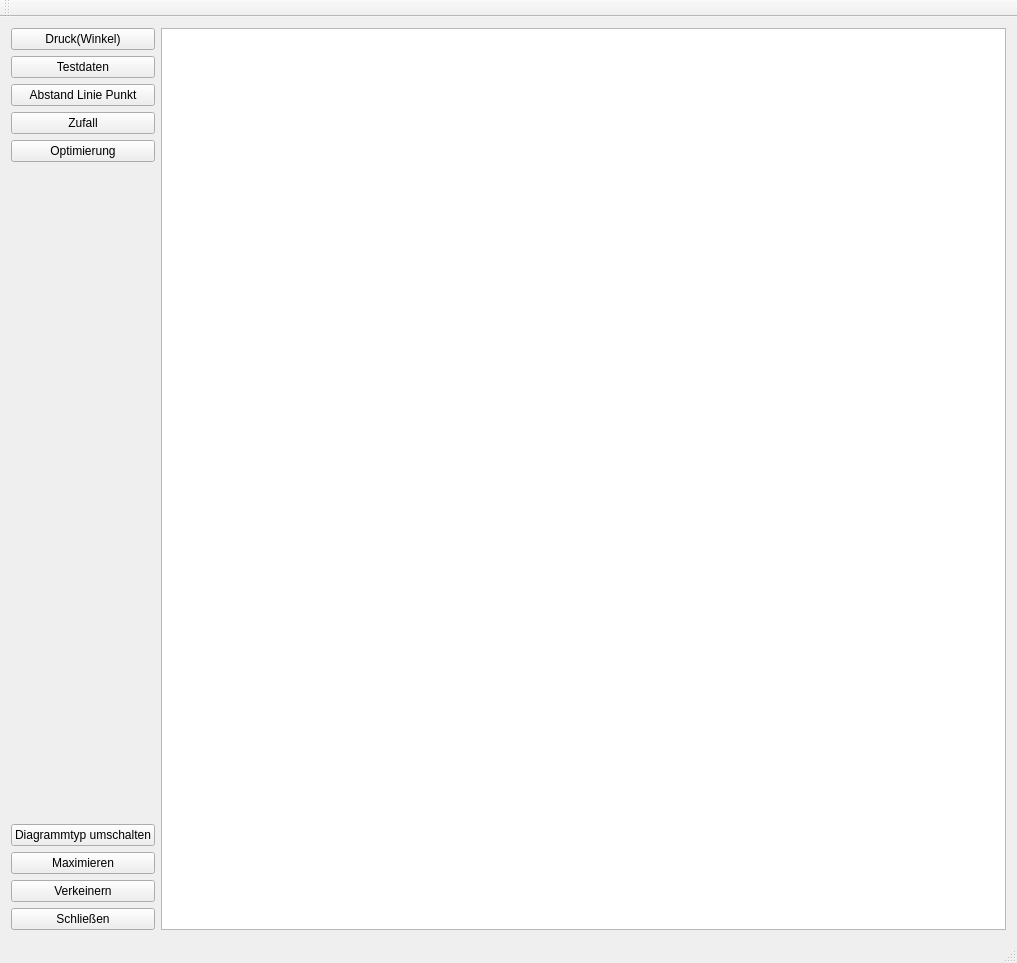
<?xml version="1.0" encoding="UTF-8"?>
<ui version="4.0">
 <class>MainWindow</class>
 <widget class="QMainWindow" name="MainWindow">
  <property name="geometry">
   <rect>
    <x>0</x>
    <y>0</y>
    <width>1017</width>
    <height>963</height>
   </rect>
  </property>
  <property name="windowTitle">
   <string>MainWindow</string>
  </property>
  <widget class="QWidget" name="centralWidget">
   <layout class="QVBoxLayout" name="verticalLayout">
    <item>
     <layout class="QHBoxLayout" name="horizontalLayout_5" stretch="0,1">
      <item>
       <layout class="QVBoxLayout" name="verticalLayout_4">
        <property name="sizeConstraint">
         <enum>QLayout::SetMaximumSize</enum>
        </property>
        <item>
         <widget class="QPushButton" name="pushButton_4">
          <property name="text">
           <string>Druck(Winkel)</string>
          </property>
         </widget>
        </item>
        <item>
         <widget class="QPushButton" name="pushButton_5">
          <property name="text">
           <string>Testdaten</string>
          </property>
         </widget>
        </item>
        <item>
         <widget class="QPushButton" name="pushButton_6">
          <property name="text">
           <string>Abstand Linie Punkt</string>
          </property>
         </widget>
        </item>
        <item>
         <widget class="QPushButton" name="pushButton_7">
          <property name="toolTip">
           <string>&lt;html&gt;&lt;head/&gt;&lt;body&gt;&lt;p&gt;Kurve zufällig ändern und ständig wiederholen&lt;/p&gt;&lt;/body&gt;&lt;/html&gt;</string>
          </property>
          <property name="text">
           <string>Zufall</string>
          </property>
         </widget>
        </item>
        <item>
         <widget class="QPushButton" name="pushButton_8">
          <property name="toolTip">
           <string>&lt;html&gt;&lt;head/&gt;&lt;body&gt;&lt;p&gt;Punktanzahl reduzieren&lt;/p&gt;&lt;/body&gt;&lt;/html&gt;</string>
          </property>
          <property name="text">
           <string>Optimierung</string>
          </property>
         </widget>
        </item>
        <item>
         <widget class="QStackedWidget" name="stackedWidget">
          <property name="currentIndex">
           <number>0</number>
          </property>
          <widget class="QWidget" name="page_4"/>
          <widget class="QWidget" name="page">
           <widget class="QLineEdit" name="schrittweite1">
            <property name="geometry">
             <rect>
              <x>50</x>
              <y>40</y>
              <width>51</width>
              <height>20</height>
             </rect>
            </property>
            <property name="text">
             <string>0.5</string>
            </property>
           </widget>
           <widget class="QLineEdit" name="lineEdit_2">
            <property name="geometry">
             <rect>
              <x>10</x>
              <y>80</y>
              <width>81</width>
              <height>20</height>
             </rect>
            </property>
           </widget>
           <widget class="QLabel" name="label_2">
            <property name="geometry">
             <rect>
              <x>0</x>
              <y>40</y>
              <width>41</width>
              <height>16</height>
             </rect>
            </property>
            <property name="text">
             <string>Schrittweite</string>
            </property>
           </widget>
           <widget class="QPushButton" name="pushButton_9">
            <property name="geometry">
             <rect>
              <x>0</x>
              <y>110</y>
              <width>111</width>
              <height>71</height>
             </rect>
            </property>
            <property name="text">
             <string>Übernehmen</string>
            </property>
           </widget>
          </widget>
          <widget class="QWidget" name="page_2">
           <widget class="QLineEdit" name="lineEdit_3">
            <property name="geometry">
             <rect>
              <x>10</x>
              <y>40</y>
              <width>81</width>
              <height>20</height>
             </rect>
            </property>
           </widget>
          </widget>
          <widget class="QWidget" name="page_3">
           <widget class="QWidget" name="horizontalLayoutWidget_2">
            <property name="geometry">
             <rect>
              <x>0</x>
              <y>60</y>
              <width>281</width>
              <height>31</height>
             </rect>
            </property>
            <layout class="QHBoxLayout" name="horizontalLayout_2" stretch="1,4">
             <property name="spacing">
              <number>4</number>
             </property>
             <item>
              <widget class="QLabel" name="Abschtanstext">
               <property name="text">
                <string>Linienlänge :</string>
               </property>
              </widget>
             </item>
             <item>
              <widget class="QLabel" name="linienlaenge">
               <property name="text">
                <string/>
               </property>
              </widget>
             </item>
            </layout>
           </widget>
           <widget class="QWidget" name="horizontalLayoutWidget">
            <property name="geometry">
             <rect>
              <x>0</x>
              <y>30</y>
              <width>131</width>
              <height>31</height>
             </rect>
            </property>
            <layout class="QHBoxLayout" name="horizontalLayout">
             <item>
              <widget class="QLabel" name="label">
               <property name="text">
                <string>Abstand : </string>
               </property>
              </widget>
             </item>
             <item>
              <widget class="QLabel" name="abstand">
               <property name="text">
                <string/>
               </property>
              </widget>
             </item>
            </layout>
           </widget>
          </widget>
          <widget class="QWidget" name="page_5"/>
         </widget>
        </item>
        <item>
         <spacer name="verticalSpacer">
          <property name="orientation">
           <enum>Qt::Vertical</enum>
          </property>
          <property name="sizeHint" stdset="0">
           <size>
            <width>20</width>
            <height>40</height>
           </size>
          </property>
         </spacer>
        </item>
        <item>
         <widget class="QPushButton" name="diagrammtypUmschalter">
          <property name="text">
           <string>Diagrammtyp umschalten</string>
          </property>
         </widget>
        </item>
        <item>
         <widget class="QPushButton" name="pushButton_3">
          <property name="text">
           <string>Maximieren</string>
          </property>
         </widget>
        </item>
        <item>
         <widget class="QPushButton" name="pushButton_2">
          <property name="text">
           <string>Verkeinern</string>
          </property>
         </widget>
        </item>
        <item>
         <widget class="QPushButton" name="pushButton">
          <property name="text">
           <string>Schließen</string>
          </property>
         </widget>
        </item>
       </layout>
      </item>
      <item>
       <widget class="MyLineChart" name="graphicsView">
        <property name="baseSize">
         <size>
          <width>500</width>
          <height>500</height>
         </size>
        </property>
       </widget>
      </item>
     </layout>
    </item>
   </layout>
  </widget>
  <widget class="QMenuBar" name="menuBar">
   <property name="geometry">
    <rect>
     <x>0</x>
     <y>0</y>
     <width>1017</width>
     <height>17</height>
    </rect>
   </property>
  </widget>
  <widget class="QToolBar" name="mainToolBar">
   <attribute name="toolBarArea">
    <enum>TopToolBarArea</enum>
   </attribute>
   <attribute name="toolBarBreak">
    <bool>false</bool>
   </attribute>
  </widget>
  <widget class="QStatusBar" name="statusBar"/>
 </widget>
 <layoutdefault spacing="6" margin="11"/>
 <customwidgets>
  <customwidget>
   <class>MyLineChart</class>
   <extends>QGraphicsView</extends>
   <header location="global">mylinechart.h</header>
  </customwidget>
 </customwidgets>
 <resources/>
 <connections>
  <connection>
   <sender>pushButton</sender>
   <signal>clicked()</signal>
   <receiver>MainWindow</receiver>
   <slot>close()</slot>
   <hints>
    <hint type="sourcelabel">
     <x>107</x>
     <y>932</y>
    </hint>
    <hint type="destinationlabel">
     <x>123</x>
     <y>339</y>
    </hint>
   </hints>
  </connection>
  <connection>
   <sender>pushButton_3</sender>
   <signal>clicked()</signal>
   <receiver>MainWindow</receiver>
   <slot>showMaximized()</slot>
   <hints>
    <hint type="sourcelabel">
     <x>62</x>
     <y>892</y>
    </hint>
    <hint type="destinationlabel">
     <x>73</x>
     <y>248</y>
    </hint>
   </hints>
  </connection>
  <connection>
   <sender>pushButton_2</sender>
   <signal>clicked()</signal>
   <receiver>MainWindow</receiver>
   <slot>showNormal()</slot>
   <hints>
    <hint type="sourcelabel">
     <x>107</x>
     <y>912</y>
    </hint>
    <hint type="destinationlabel">
     <x>205</x>
     <y>243</y>
    </hint>
   </hints>
  </connection>
 </connections>
</ui>
